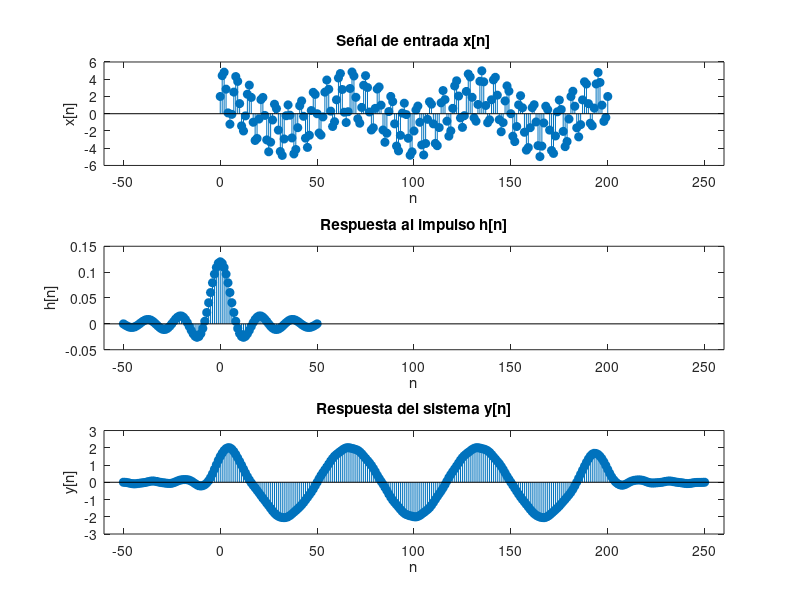

Write the MATLAB code that produced this figure.
clc
clear
close all

% dt: Intervalo de tiempo entre muestras.
%Se define el intervalo de tiempo (dt) entre cada muestra de la señal.
dt = 0.0003;

% Nx: Número total de muestras de la señal x(t) para formar la señal x[n]
%Se define el número total de muestras (Nx) para la señal.
Nx = 201;

% t: Se crea un vector t que contiene los puntos en el tiempo continuo, desde 0 hasta (Nx-1)*dt, con un total de Nx puntos..
t = 0:dt:(Nx-1)*dt; % Ajuste para asegurar que t tiene exactamente Nx puntos

% Señal analógica original en tiempo continuo.
%Se genera la señal analógica x_analog como una combinación de una cosenoidal de 50 Hz y una senoidal de 500 Hz.
x_analog = 2*cos(2*pi*50*t) + 3*sin(2*pi*500*t);

% Vector de tiempo discreto para la señal de entrada. Define los puntos en el tiempo discreto para la señal de entrada x[n]
%Se crea un vector n que contiene los índices de tiempo discreto, desde 0 hasta Nx-1.
n = 0:Nx-1;

% Señal de entrada en tiempo discreto. x[n]
%Se genera la señal x en tiempo discreto usando los mismos componentes que la señal analógica, pero evaluada en los puntos de tiempo discreto n*dt.
x = 2*cos(2*pi*50*n*dt) + 3*sin(2*pi*500*n*dt);

% Frecuencia de corte para el filtro. (Entre 50Hz y 500Hz)
%Se define la frecuencia de corte Fc del filtro en 200 Hz.
Fc = 200;

% Longitud de la respuesta al impulso h[n]
Nh = 101; % Debería ser impar y suficientemente grande

% Vector de tiempo discreto para la respuesta al impulso h[n].
%Se crea un vector nh que contiene los índices de tiempo discreto para la respuesta al impulso, centrado en cero.
nh = -(Nh-1)/2:(Nh-1)/2;

% Respuesta al impulso del sistema.
h = 2 * Fc * dt * sinc(2 * Fc * dt * nh);

% Salida del sistema LTI
%utilizando la función sinc ajustada a la frecuencia de corte Fc.
y = conv(x, h);

% Vector de tiempo discreto para la salida y[n]
ny = (n(1) + nh(1)):(n(end) + nh(end));

% GRÁFICOS

figure();
% Primer gráfico: señal de entrada x[n]
subplot(3, 1, 1);
stem(n, x, 'filled');
title('Señal de entrada x[n]');
xlabel('n');
ylabel('x[n]');
xlim([min(ny)-10, max(ny)+10]);

% Segundo gráfico: respuesta al impulso h[n]
subplot(3, 1, 2);
stem(nh, h, 'filled');
title('Respuesta al impulso h[n]');
xlabel('n');
ylabel('h[n]');
xlim([min(ny)-10, max(ny)+10]);

% Tercer gráfico: respuesta del sistema y[n]
subplot(3, 1, 3);
stem(ny, y(1:length(ny)), 'filled');
title('Respuesta del sistema y[n]');
xlabel('n');
ylabel('y[n]');
xlim([min(ny)-10, max(ny)+10]);

